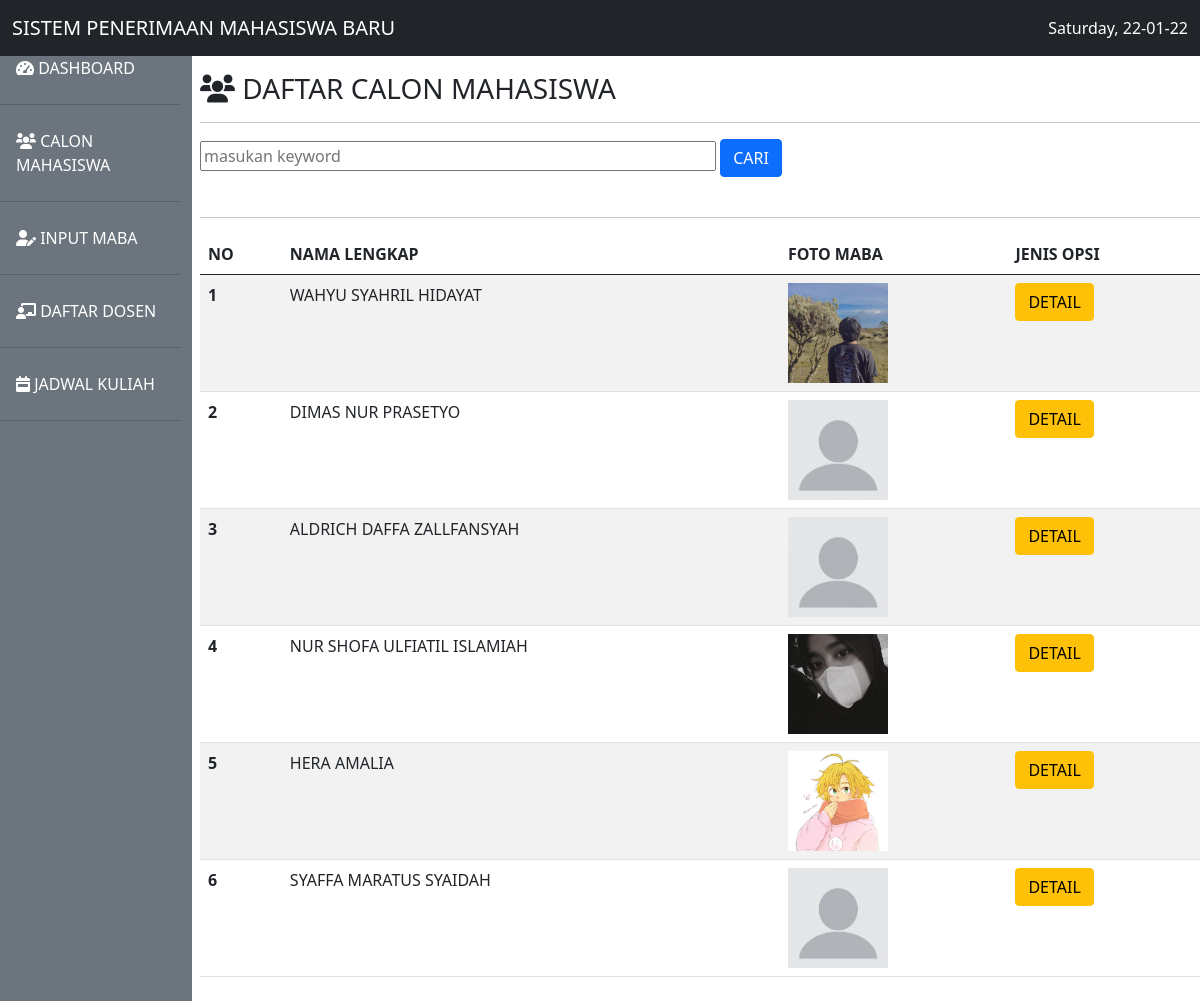
Screenshot of /ekt2_1904030123/index.php with the database file from the repository.
### tables this page shows
CREATE TABLE `calon_mhs` (
  `id` int(11) NOT NULL,
  `nama` varchar(40) NOT NULL,
  `alamat` varchar(255) NOT NULL,
  `jenis_kelamin` varchar(9) NOT NULL,
  `agama` varchar(9) NOT NULL,
  `sekolah_asal` varchar(20) NOT NULL,
  `foto` varchar(20) NOT NULL
);

### ekt2_1904030123/functions.php (called while the page is built, shortened)
<?php
$conn = mysqli_connect('localhost','root','','wpsmt5');
function query($query)
{
    global $conn;
    $result = mysqli_query($conn, $query);
    $rows = [] ;
    while ($row = mysqli_fetch_assoc($result)){
        $rows [] = $row;
    }
    return $rows;
}
?>

### ekt2_1904030123/index.php (the view, shortened to what this page needs)
<?php
Require 'functions.php';
$camaba = query ('SELECT * FROM calon_mhs');
?>
<!doctype html>
<html lang="en">
  <head>
    <link href="tema/bootstrap/css/bootstrap.min.css" rel="stylesheet">
    <link rel= "stylesheet" href="tema/fontawesome/css/all.min.css">
  </head>
  <body>
  <nav class="navbar navbar-expand-lg navbar-light bg-dark fixed-top">
  <div class="container-fluid">
    <a class="navbar-brand text-white" href="#">SISTEM PENERIMAAN MAHASISWA BARU</a>
    <div class="collapse navbar-collapse" id="navbarSupportedContent">
      <div class= "text-white">
        <?php echo date ("l, d-m-y"); ?>
      </div>
    </div>
  </div>
</nav>
<div class ="row mt-4">
  <div  class ="col-md-2 pr-2 pt-4 bg-secondary">
      <ul class="nav flex-column">
      <li class="nav-item">
        <a class="nav-link text-white" aria-current="page" href="#"><i class="fas fa-tachometer-alt"></i> DASHBOARD</a><hr class="bg-dark">
      </li>
      <li class="nav-item">
        <a class="nav-link text-white" href="index.php"><i class="fas fa-users"></i> CALON MAHASISWA</a><hr>
      </li>
      <li class="nav-item">
        <a class="nav-link text-white" href="tambah.php"><i class="fas fa-user-edit"></i> INPUT MABA</a><hr>
      </li>
      <li class="nav-item">
        <a class="nav-link text-white" href="dosen.php"><i class="fas fa-chalkboard-teacher"></i> DAFTAR DOSEN</a><hr>
      </li>
      <li class="nav-item">
        <a class="nav-link text-white" href="#"><i class="fas fa-calendar-week"></i> JADWAL KULIAH</a><hr>
      </li>
    </ul>
  </div>
  <div  class ="col-md-10 p-2 pt-5">
  <h3> <i class="fas fa-users"></i> DAFTAR CALON MAHASISWA </h3><hr>
  <form action="" method="POST">
    <input type ="text" id ="keyword" size ="50" name ="keyword"  placeholder="masukan keyword" autocomplete ="off">
    <button type ="submit" class ="btn btn-primary" name ="cari">CARI</button>
  </form>
  <br>
  <hr>
  <table class="table table-striped">
  <thead>
    <tr>
      <th scope="col">NO</th>
      <th scope="col">NAMA LENGKAP</th>
      <th scope="col">FOTO MABA</th>
      <th scope="col">JENIS OPSI</th>
    </tr>
  </thead>
    <tbody>
      <?php $no=1;?>
    <?php foreach ($camaba as $cmb): ?>
        <tr>
          <th scope="row"><?php echo $no;?></th>
          <td><?php echo $cmb['nama'];?></td>
          <td><img src = "foto/<?php echo $cmb ['foto'];?> " width = "100px"></td>
          <td><a href ="detail.php?id=<?= $cmb ['id']?>" class = "btn btn-warning" role ="button">DETAIL</a></td>
        </tr>
        <?php $no++?>
      <?php  endforeach ?>
    </tbody>
  </table>
  </div>
</div>
  </body>
</html>

### rows the page displays
calon_mhs: nama "WAHYU SYAHRIL HIDAYAT", foto (picture)
calon_mhs: nama "DIMAS NUR PRASETYO", foto (picture)
calon_mhs: nama "ALDRICH DAFFA ZALLFANSYAH", foto (picture)
calon_mhs: nama "NUR SHOFA ULFIATIL ISLAMIAH", foto (picture)
calon_mhs: nama "HERA AMALIA", foto (picture)
calon_mhs: nama "SYAFFA MARATUS SYAIDAH", foto (picture)

### other values shown
date ("l, d-m-y") "Saturday, 22-01-22"
